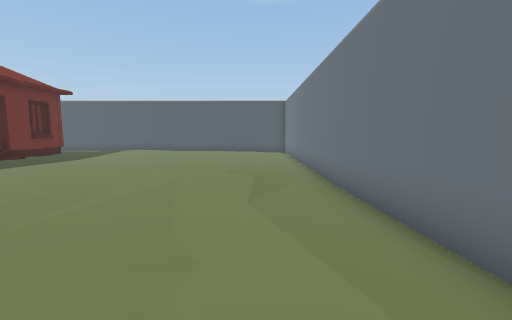
view 1 (above)

21 first-person views from a walk through a 3-D level made in the Unity game engine. The camera is 1.2 m above the floor, tilts 6° down and sees 90° across. The floor is counted in squares, 1 m on a side. Each view is taken from the middle of a square. On the plan, view 1 faces up. The plan holds only what a view shows up to about 12 squares ahead; the rest is blank.

view 2
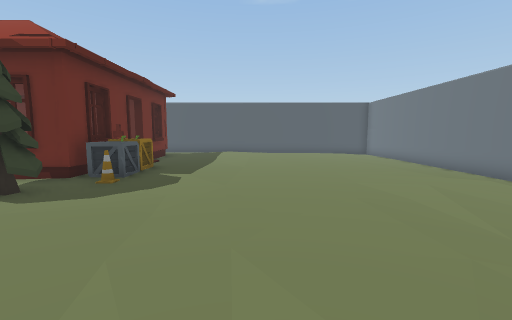

view 3
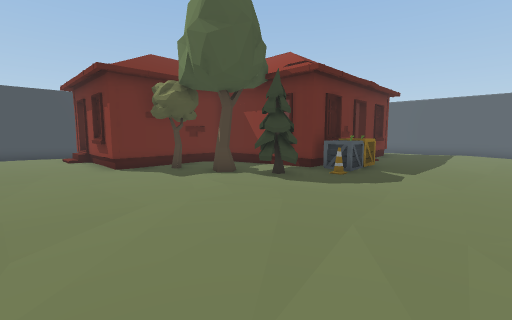

view 4
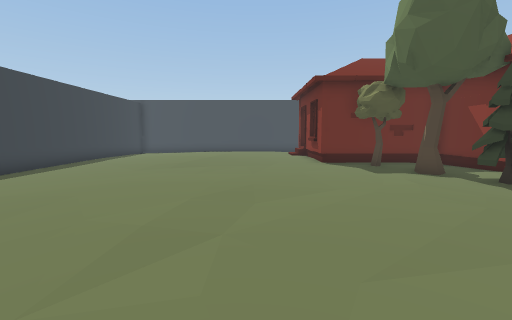

view 5
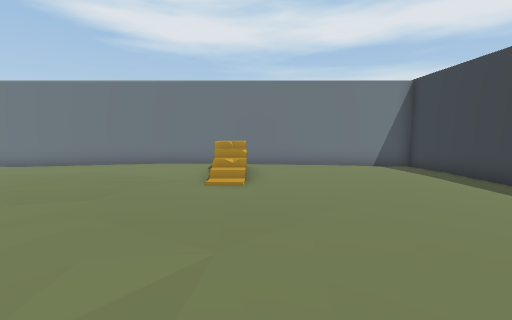

view 6
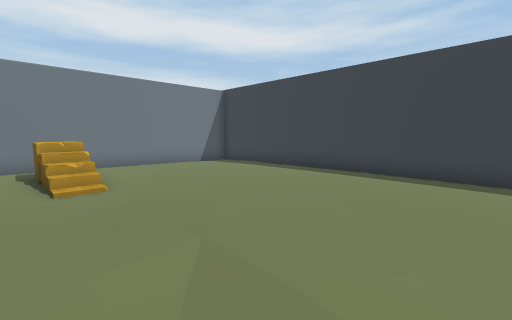

view 7
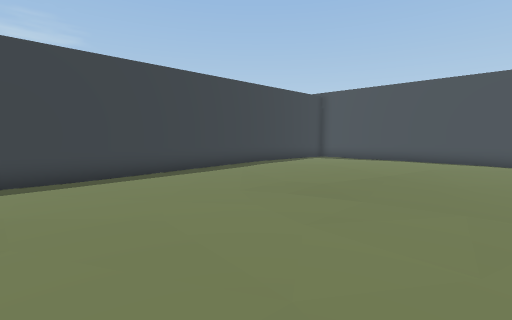

view 8
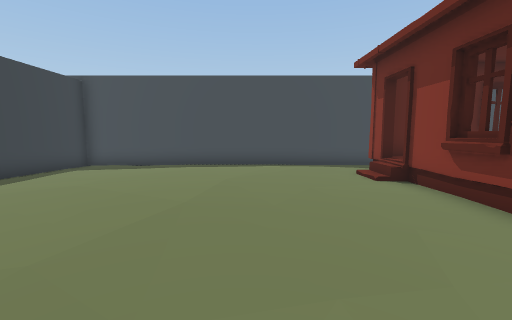

view 9
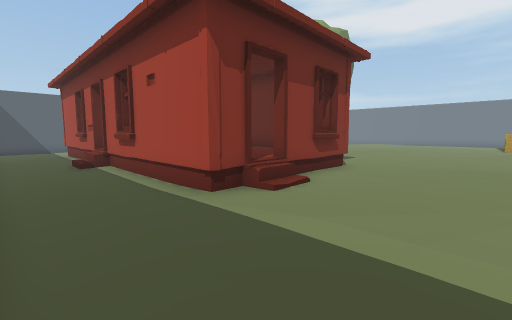

view 10
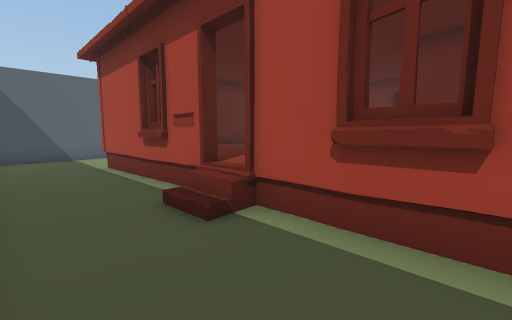

view 11
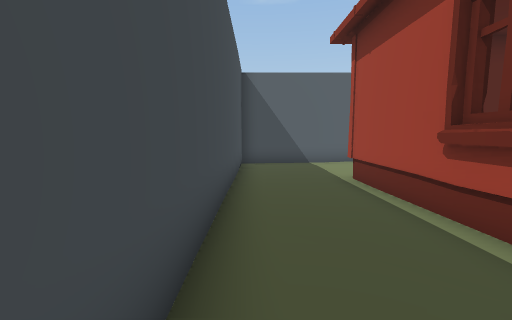

view 12
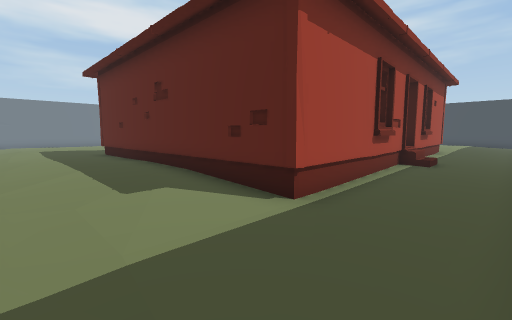

view 13
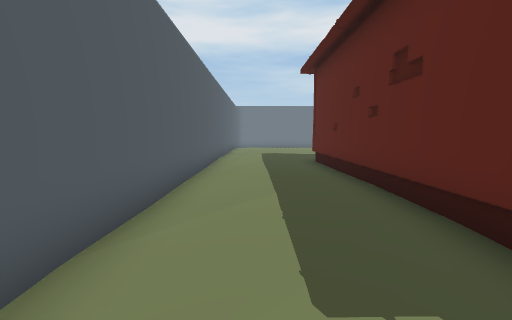

view 14
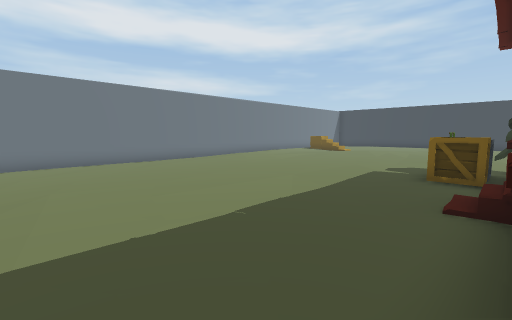

view 15
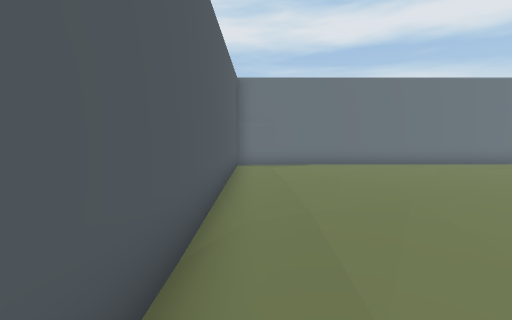

view 16
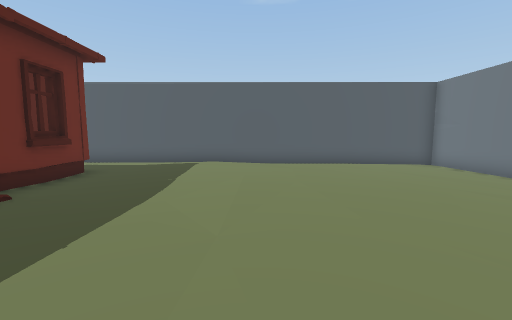

view 17
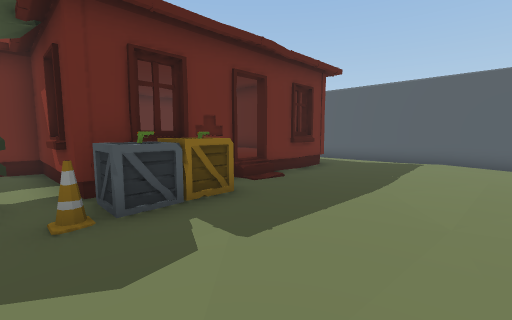

view 18
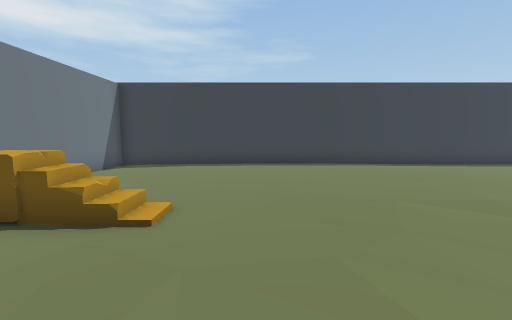

view 19
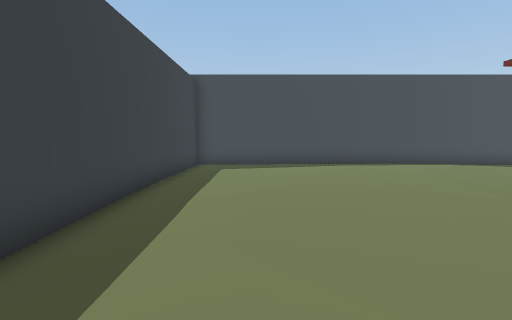

view 20
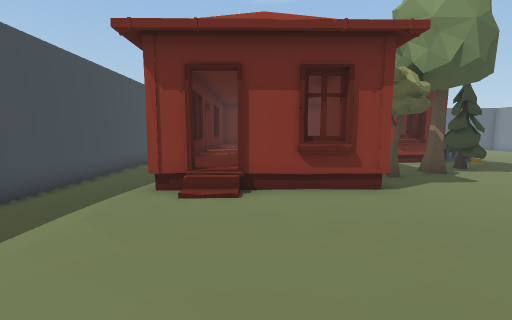

view 21
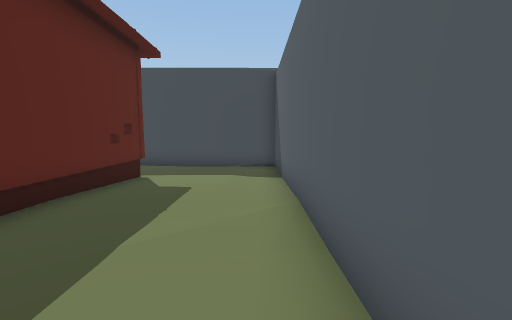

### Floor plan
Key: @ floor where view 1 was taken; # wall or solid block; . main floor; : floor 0.25 m higher than the main floor; - floor 0.25 m lower than the main floor; / step, stairs or slope; = window, fence, low wall or low ledge; H house; C crate; N cone; T tree; O other object.
Columns run from 25 left of view 1 to 2 right of it. Each row starts with its distance up from view 1.
 19 ############################
 18 #----....................--#
 17 #---......................-#
 16 #---......................-#
 15 #---####HH#H###...........-#
 14 #--.#         #...........-#
 13 #-..#         H...........-#
 12 #-..#         #...........-#
 11 #..HH         H...........-#
 10 #..HH         #............#
  9 #-./H         #O...........#
  8 #-./          CO...........#
  7 #-..#    ######N...........#
  6 #-..H    #...TT............#
  5 #-..H    #..TTT............#
  4 #-..#    #T.T..............#
  3 #-..#    #.....:...........#
  2 #-..# ##H#.....:...........#
  1 #-...:..............:......#
  0 #-.................::....@.#
 -1 # .................:.......#
 -2 #....:::::............./OO.#
 -3 # ...:::::..............=O.#
 -4 # ....:::::................#
 -5 # .....::..................#
 -6 #-.........................#
 -7 #-.........................#
 -8 #-.........................#
 -9 #--........................#
-10 ############################

Where each view was taken, in squares from view 1:
view 1: 0 up, 0 right, facing up
view 2: 0 up, 6 left, facing up
view 3: 1 down, 6 left, facing up-left
view 4: 1 down, 5 left, facing left
view 5: 3 down, 9 left, facing right
view 6: 1 down, 9 left, facing down-right
view 7: 1 down, 10 left, facing down-left
view 8: 2 down, 13 left, facing left
view 9: 2 down, 24 left, facing up-right
view 10: 5 up, 24 left, facing up-right
view 11: 8 up, 24 left, facing up
view 12: 18 up, 24 left, facing down-right
view 13: 17 up, 21 left, facing right
view 14: 16 up, 11 left, facing down-right
view 15: 18 up, 9 left, facing right
view 16: 7 up, 6 left, facing up
view 17: 6 up, 6 left, facing up-left
view 18: 2 up, 4 left, facing down
view 19: 7 down, 13 left, facing left
view 20: 4 down, 19 left, facing up
view 21: 18 up, 14 left, facing left
